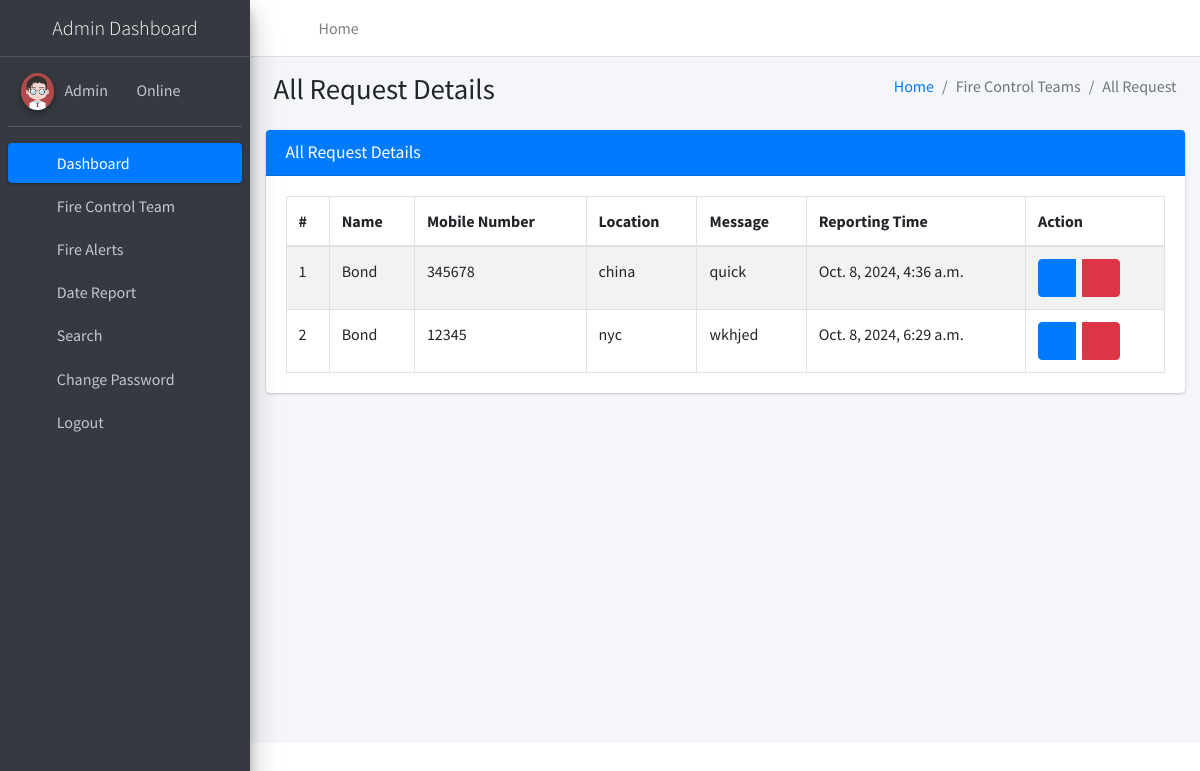
The app's page /allRequest (signed in) with its own data.
### firereport/models.py (models this page shows, shortened)
class Firereport(models.Model):
    FullName = models.CharField(max_length=250, null=True)
    MobileNumber = models.CharField(max_length=12, null=True)
    Location = models.CharField(max_length=200, null=True)
    Message = models.CharField(max_length=200, null=True)
    AssignTo = models.ForeignKey(Teams, on_delete=models.CASCADE, null=True)
    Status = models.CharField(max_length=150, null=True)
    Postingdate = models.DateTimeField(auto_now_add=True)
    AssignedTime = models.CharField(max_length=150, null=True)
    UpdationDate = models.DateTimeField(null=True)

### firereport/views.py (the view)
# urls.py: path('allRequest', allRequest, name='allRequest'),
def allRequest(request):
    if not request.user.is_authenticated:
        return redirect('admin_login')
    firereport = Firereport.objects.all()
    return render(request, 'admin/allRequest.html', locals())

### firereport/templates/admin/allRequest.html
{% extends 'adminNavbar.html' %}
{% block main %}
{% load static %}
<section class="content">
    <div class="content-header">
        <div class="container-fluid">
            <div class="row mb-2">
                <div class="col-sm-6">
                    <h1 class="m-0">All Request Details</h1>
                </div>
                <div class="col-sm-6">
                    <ol class="breadcrumb float-sm-right">
                        <li class="breadcrumb-item"><a href="{% url 'dashboard' %}">Home</a></li>
                        <li class="breadcrumb-item active">Fire Control Teams</li>
                        <li class="breadcrumb-item active">All Request</li>
                    </ol>
                </div>
            </div>
        </div>
    </div>
    <div class="container-fluid">
        <div class="row">
            <div class="col-md-12">
                <div class="card card-primary">
                    <div class="card-header">
                        <h3 class="card-title">All Request Details</h3>
                    </div>
                    <div class="card-body">
                        <table id="example1" class="table table-bordered table-striped">
                            <thead>
                            <tr>
                                <th>#</th>
                                <th>Name</th>
                                <th>Mobile Number</th>
                                <th>Location</th>
                                <th>Message</th>
                                <th>Reporting Time</th>
                                <th>Action</th>
                            </tr>
                            </thead>
                            <tbody>
                            {% for i in firereport %}
                            <tr>
                                <td>{{forloop.counter}}</td>
                                <td>{{i.FullName}}</td>
                                <td>{{i.MobileNumber}}</td>
                                <td>{{i.Location}}</td>
                                <td>{{i.Message}}</td>
                                <td>{{i.Postingdate}}</td>
                                <td>
                                    <div class="btn-group">
                                        <a class="btn btn-primary" href="{% url 'viewRequestDetails' i.id %}"><i class="fa fa-eye"></i></a> &nbsp;&nbsp;
                                        <a class="btn btn-danger" onclick="return confirm('Are you sure to Delete ?')" href="{% url 'deleteRequest' i.id %}"><i
                                            class="fa fa-trash-alt"></i></a>
                                    </div>
                                </td>
                            </tr>
                            {% endfor %}
                            </tbody>
                        </table>
                    </div>
                </div>
            </div>
        </div>
    </div>
</section>
{% endblock %}

### records on screen
Firereport: FullName "Bond", MobileNumber "345678", Location "china", Message "quick", Postingdate "Oct. 8, 2024, 4:36 a.m."
Firereport: FullName "Bond", MobileNumber "12345", Location "nyc", Message "wkhjed", Postingdate "Oct. 8, 2024, 6:29 a.m."
